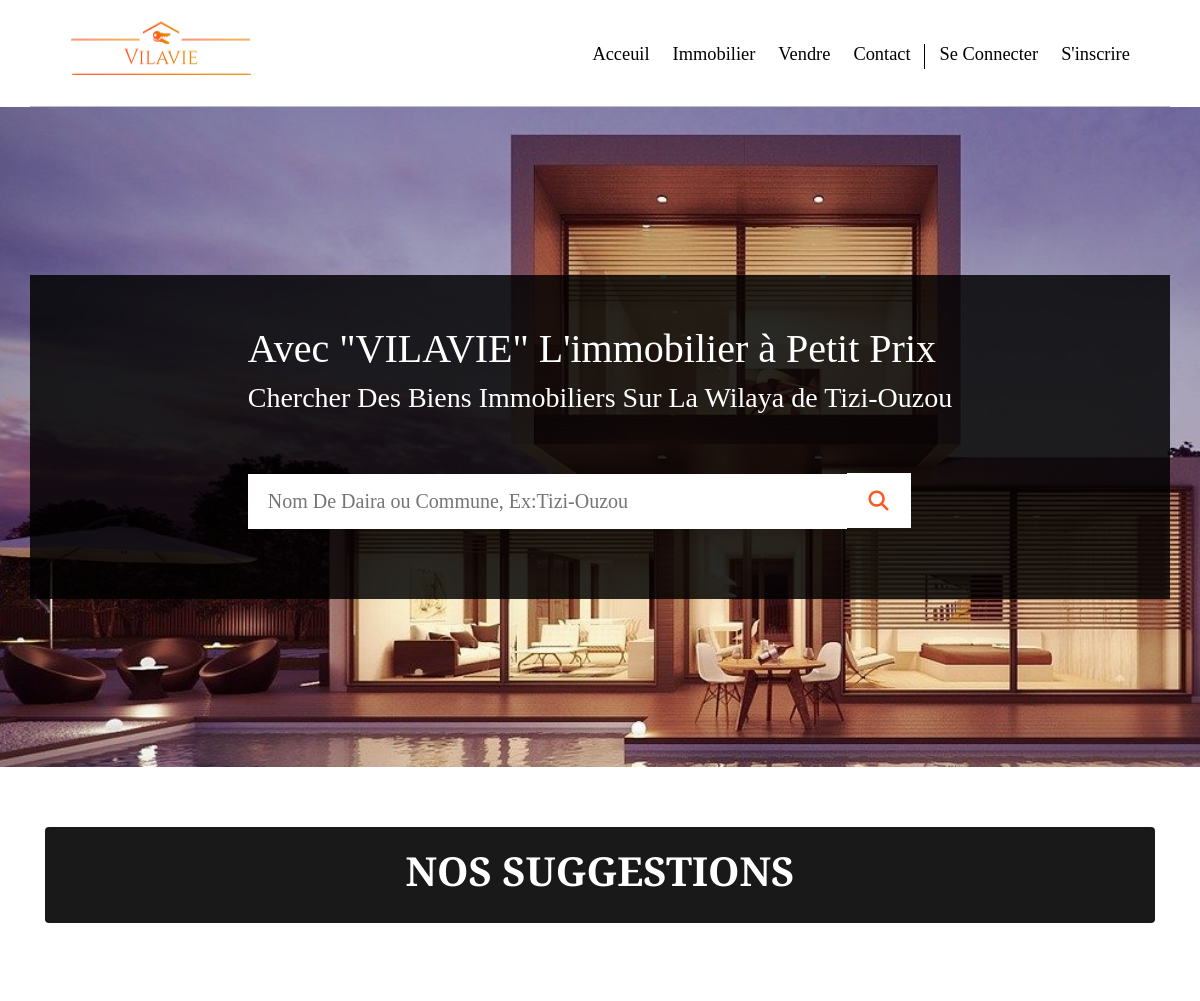
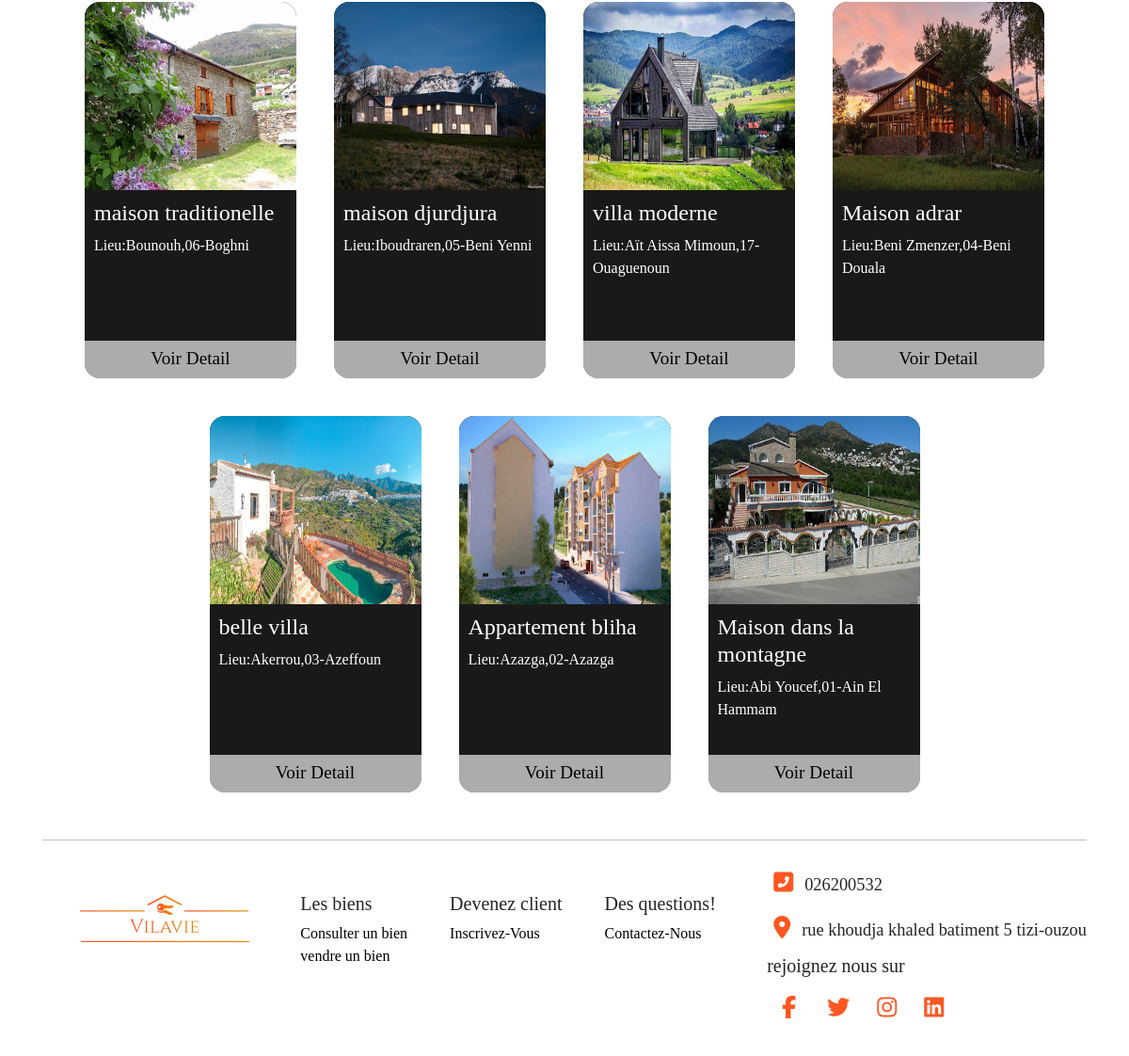
The page / on the database its author committed (2 pictures, top to bottom).
### tables this page shows
CREATE TABLE IF NOT EXISTS `biens` (
  `id` int(11) NOT NULL AUTO_INCREMENT,
  `titre` varchar(255) NOT NULL,
  `description` text NOT NULL,
  `daira` varchar(255) NOT NULL,
  `commune` varchar(255) NOT NULL,
  `surface` int(11) NOT NULL,
  `etage` int(11) NOT NULL,
  `prix` int(255) NOT NULL,
  `lien_img` varchar(1024) NOT NULL,
  `proprietaire` varchar(255) NOT NULL,
  PRIMARY KEY (`id`)
);

### index.php (the view, shortened to what this page needs)
<!DOCTYPE html>
<html >
 <head>
     <link rel="stylesheet" href="./style/bootstrap.css">
     <link rel="stylesheet" href="./style/style.css">
     <link rel="stylesheet" href="https://cdnjs.cloudflare.com/ajax/libs/font-awesome/5.11.2/css/all.css">
 </head>
<?php
$db=new PDO('mysql:host=localhost;dbname=vilavie','root','',array(PDO::ATTR_ERRMODE => PDO::ERRMODE_EXCEPTION));
?>
  <body>
    <header>
        <div class="container borderhr">
        <nav>
         <div class="navbar navbar-default">
          <div class=" navbar-header navbar-brand ">
              <a href="./index.php" ><img class="logo" src="./images/logo.png" alt="le logo"></a>
          </div>
          <div class="navbar-right">
              <ul>
                  <li active><a href="./index.php#sec1" >Acceuil</a></li>
                  <li><a href="./pages/immobilier.php">Immobilier</a></li>
                  <li><a href="./pages/deposer_annonce.php#depose">Vendre</a></li>
                  <li><a href="./pages/contact.php">Contact</a></li>
                  <?php
                  if(isset($_SESSION["username"])){
                      ?>
                        <li>
                        <a href="#" title="Mon profil" onmouseover="onglet_mon_profil_af()"><i class="far fa-user"></i>  <?php echo $_SESSION["nom"]."  ".$_SESSION["prenom"];?></a>
                        </li>
                        <li>
                        <a href="?action=deco" title="Déconnexion"><i class="fas fa-sign-out-alt"></i></a>
                        </li>
                    <?php
                    if(isset($_GET["action"])){
                        if($_GET["action"]="deco"){
                          $_SESSION["username"]=null;
                          ?>
                          <meta http-equiv="refresh" content="0">
                          <?php
                        }
                    }
                  }
                  else{
                      ?>
                    <li><a href="./pages/connexion.php#fullconnex">Se Connecter</a></li>
                  <li><a href="./pages/inscription.php#inscript">S'inscrire</a></li>
                  <?php
                  }
                  ?>
              </ul>
          </div>
         </div>
        </nav>
    </div>
    </header>
    <section class="sec1" id="sec1">
        <div class="container searchbox">
         <h1>Avec "VILAVIE" L'immobilier à Petit Prix </h1>
         <h3>Chercher Des Biens Immobiliers Sur La Wilaya de Tizi-Ouzou</h3>
         <form action="" id="formsearch" method="post" >
            <div class="searchform">
            <input type="search" name="search" id="tizisearch" placeholder="Nom De Daira ou Commune, Ex:Tizi-Ouzou">
            <button type="submit" name="btn_search" class="btn_recherche"><i class="fas fa-search"></i></button>
            </div>
         </form>
        </div>
    </section>
    <section class="sec2" id="suggestions">
      <div class="container">
        <div class="headsug">
          <h1 class="text-center text-uppercase font-weight-bold " >Nos suggestions</h1>
       </div>
       <div class="d-flex flex-wrap justify-content-center biensugbox ">
       <?php
       $bienrep = $db->query('SELECT id,titre, daira, commune, lien_img FROM biens ORDER BY id desc LIMIT 0,8');
       while ($donne= $bienrep->fetch()){
         echo('<div class="biensug" >
           <img src="./'.$donne['lien_img'].'" class="imgbien" alt="l\'image du bien" >
           <div class="infobien">
           <h4>'.$donne['titre'].'</h4>
           <p>Lieu:'.$donne['commune'].','.$donne['daira'].'</p>
          </div>
           <div class="linkdetail">
            <a href="./pages/detail.php?id='.$donne['id'].'" class="linkdetail">Voir Detail</a>
            </div>
         </div>');}
         ?>
         </div>
      </div>
    </section>
    <footer>
       <div class="container ">
        <div class="foot d-flex justify-content-between">
         <a href="./index.php" ><img class="logo-foot float-left" src="./images/logo.png" alt="le logo"></a>
            <div class="d-flex justify-content-between">
              <div class="onelinkfoot">
              <h5 class="titrelink">Les biens</h5>
              <a href="./pages/immobilier.php">Consulter un bien</a>
              <a href="./pages/deposer_annonce.php">vendre un bien</a>
              </div>
              <div class="onelinkfoot">
              <h5 class="titrelink"> Devenez client</h5>
              <a href="./pages/inscription.php">Inscrivez-Vous</a>
              </div>
              <div class="onelinkfoot">
              <h5 class="titrelink">Des questions!</h5>
              <a href="./pages/contact.php">Contactez-Nous</a>
              </div>
            </div>
           <div class="reseign ">
            <i class="fas fa-phone-square-alt"id="numero"></i><span>026200532</span><br>
            <i class="fas fa-map-marker-alt"id="adresse"></i><span class="adres">rue khoudja khaled
             batiment 5 tizi-ouzou</span>
             <div class="social">
             <h5>rejoignez nous sur<h5>
             <a href="" title="Notre page facebook" id="fb"class="sns fab fa-facebook-f"></a>
             <a href=""title="Notre twitter" class="sns fab fa-twitter"></a>
             <a href="" title="Notre instagram" class="sns fab fa-instagram"></a>
             <a href="" title="Notre Linked-in" class="sns fab fa-linkedin"></a>
           </div>
       </div>
        </div>
       </div>
    </footer>
   </body>
</html>

### style/style.css (style rules this page uses)
html,body { overflow-x: hidden; margin: 0; padding: 0; height: 100%; background: #ffffff !important; font-family:Tahoma; }
header { font-size: 1.15rem; background-color: white; }
.borderhr { border-bottom:1px solid silver; }
.navbar-right { margin-top: 20px; }
.logo { width: 200px; height: 80px; }
ul li { list-style: none; display: inline; }
li> a { text-decoration: none; color: black; padding: 0.5em; }
.sec1 { background-image: url(../images/landing.jpg); background-repeat: no-repeat; background-size:cover; height:660px; display: flex; color: white; align-items: center; }
.searchbox { display:grid; justify-content: center; align-items: center; background-color: #000000d6; padding-bottom: 50px; padding-top: 50px; font-family: serif; }
.searchform { margin-top: 50px; margin-bottom: 20px; }
.btn_recherche { border: none; height: 54.5px; width: 64px; padding: 12.5px; background-color: white; color: #ff5722; font-size:1.25rem; margin-left: -4px; }
#tizisearch { font-size: 1.25em; height: 55px; width:85%; border: none; padding: 10px 20px 10px 20px; }
.sec2 { margin:auto; padding-top: 40px; height:auto; width: 100%; background:#fff; }
.headsug { margin-top: 20px; margin-bottom:30px; border-radius:0.25rem; background-color: rgba(0, 0, 0, 0.9); color:white; font-family: 'Cormorant Garamond', serif; padding:20px 0 20px 0; }
.biensugbox { padding-top: 30px; padding-bottom: 30px; }
.biensug { height: 400px; width: 225px; margin: 20px; background-color: rgba(0, 0, 0, 0.9); border-radius: 1rem; color:white; }
.imgbien { width: inherit; height:200px; border-top-left-radius: 1rem; border-top-right-radius: 1rem; }
.infobien { height:160px; padding: 10px; }
.linkdetail { background-color: rgba(255,255,255,0.4); height:40px; display: flex; justify-content: center; border-bottom-left-radius: 1rem; border-bottom-right-radius: 1rem; width:inherit; }
.linkdetail>a { color:#000; font-weight: 500; font-size: 1.2em; padding-top:5px; }
footer { background-color: white; }
.foot { border-top:1px solid silver; padding-top: 20px; font-family: initial; margin-bottom:20px; }
.logo-foot { margin:30px; }
.onelinkfoot { margin-right: 35px; margin-top:30px; padding:5px ; }
.onelinkfoot>a { display:block; color:black; }
.reseign { margin-top:15sspx; font-size:1.15rem; }
#numero, #adresse,.sns { background-color: white; color: #ff5722 ; padding:7px; font-size: 1.5rem; border-radius: 50%; margin:5px; }
.social { margin:5px; }
#fb { padding:7px 11px 7px 11px; }

### rows shown on the page
biens: lien_img (picture), titre "maison traditionelle", commune "Bounouh", daira "06-Boghni"
biens: lien_img (picture), titre "maison djurdjura", commune "Iboudraren", daira "05-Beni Yenni"
biens: lien_img (picture), titre "villa moderne", commune "Aït Aissa Mimoun", daira "17-Ouaguenoun"
biens: lien_img (picture), titre "Maison adrar", commune "Beni Zmenzer", daira "04-Beni Douala"
biens: lien_img (picture), titre "belle villa", commune "Akerrou", daira "03-Azeffoun"
biens: lien_img (picture), titre "Appartement bliha", commune "Azazga", daira "02-Azazga"
biens: lien_img (picture), titre "Maison dans la montagne", commune "Abi Youcef", daira "01-Ain El Hammam"
